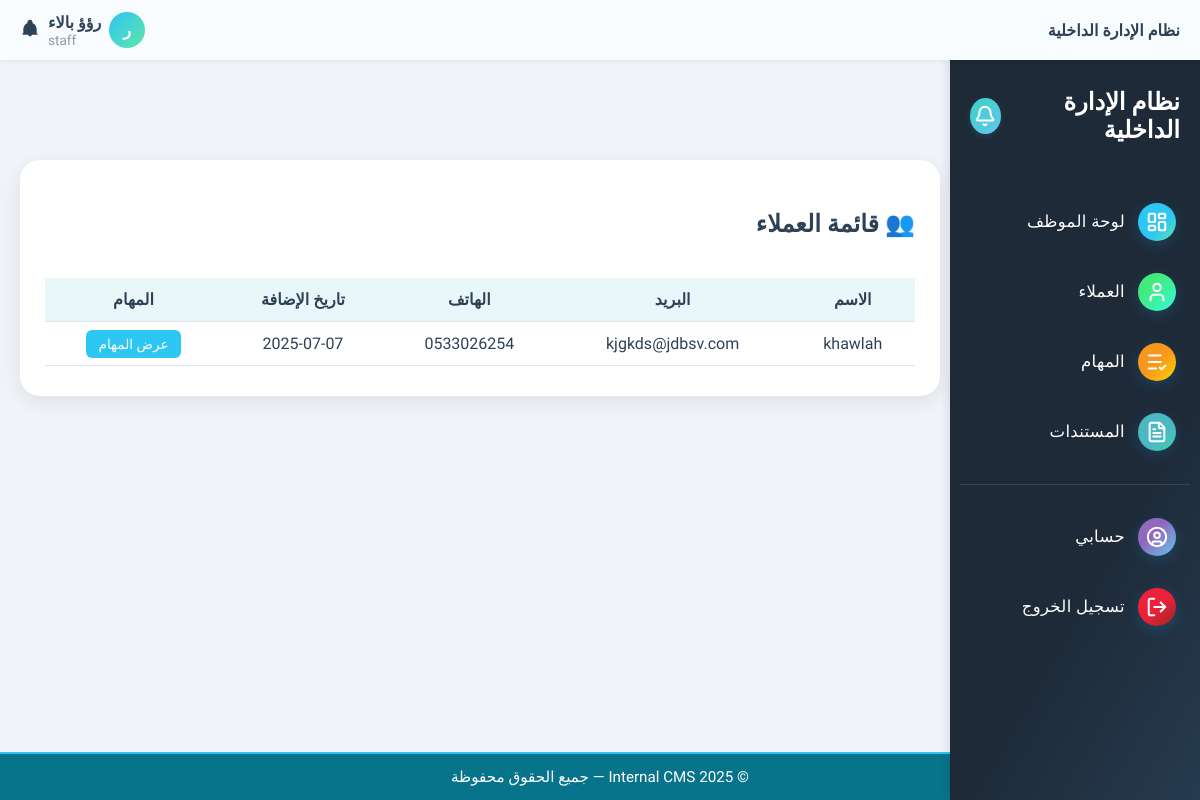
Page /clients/ (signed in) on the committed database.
### core/role.py (models this page shows, shortened)
class Role(models.Model):
    name = models.CharField(max_length=50, unique=True)
    description = models.TextField(blank=True)

### clients/models.py (models this page shows, shortened)
class Client(models.Model):
    name = models.CharField(max_length=255)
    email = models.EmailField(blank=True, null=True)
    phone = models.CharField(max_length=20, blank=True)
    address = models.TextField(blank=True)
    assigned_to = models.ForeignKey(User, on_delete=models.SET_NULL, null=True, blank=True)
    notes = models.TextField(blank=True)
    created_at = models.DateTimeField(auto_now_add=True)
    class Meta:
        verbose_name = 'عميل'
        verbose_name_plural = 'العملاء'

### clients/views.py (the view)
# urls.py: path('', views.client_list, name='client_list'),
@login_required
@role_required(['admin', 'staff'])
def client_list(request):
    user = request.user
    if user.userprofile.role.name == 'admin':
        clients = Client.objects.all()
    else:
        clients = Client.objects.filter(assigned_to=user)
    return render(request, 'clients/list.html', {'clients': clients})

### core/context_processors.py (called while the page is built)
def user_role(request):
    role = None
    if request.user.is_authenticated:
        if hasattr(request.user, 'userprofile'):
            role = request.user.userprofile.role.name
    return {'role': role}

### templates/clients/list.html (shortened to what this page needs)
{% extends 'base.html' %}
{% block content %}
<div class="clients-container">
  <div class="clients-card">
    <div class="header-row">
      <h2>👥 قائمة العملاء</h2>
    </div>
    <table class="clients-table">
      <thead>
        <tr>
          <th>الاسم</th>
          <th>البريد</th>
          <th>الهاتف</th>
          <th>تاريخ الإضافة</th>
          <th>المهام</th>
        </tr>
      </thead>
      <tbody>
        {% for client in clients %}
        <tr>
          <td>{{ client.name }}</td>
          <td>{{ client.email }}</td>
          <td>{{ client.phone }}</td>
          <td>{{ client.created_at|date:"Y-m-d" }}</td>
          <td><a href="{% url 'client_tasks' client.id %}" class="task-btn">عرض المهام</a></td>
        </tr>
        {% empty %}
        <tr>
          <td colspan="5" class="empty-row">لا توجد بيانات عملاء</td>
        </tr>
        {% endfor %}
      </tbody>
    </table>
  </div>
</div>
{% endblock %}

### templates/header.html (shortened to what this page needs)
<div class="header">
  <div class="logo">
    <span class="logo-text">نظام الإدارة الداخلية</span>
  </div>
  <div class="user-section">
    <div class="user-top-row">
      <span class="avatar-circle">{{ request.user.first_name|first|upper }}</span>
<div class="user-dropdown">
  <div class="user-info">
    <span class="user-name">{{ request.user.get_full_name }}</span>
    <div class="user-role">{{ role }}</div>
  </div>
</div>
            <div class="notification-icon">
        <svg viewBox="0 0 24 24">
          <path d="M12 2C10.3 2 9 3.3 9 5v1.1C6.2 7.2 4.3 9.9 4 13v5l-1 1v1h18v-1l-1-1v-5c-.3-3.1-2.2-5.8-5-6.9V5c0-1.7-1.3-3-3-3zm0 20c1.1 0 2-.9 2-2h-4c0 1.1.9 2 2 2z"/>
        </svg>
      </div>
    </div>
  </div>
</div>

### templates/base.html (style rules this page uses)
html, body { height: 100%; margin: 0; padding: 0; overflow-x: hidden; font-family: 'Tajawal', sans-serif; background-color: #F4EFEB; color: #2F4157; display: flex; flex-direction: column; }

### templates/clients/list.html (style rules this page uses)
body { background-color: #F0F4F8; font-family: 'Tajawal', sans-serif; }
.clients-container { display: flex; justify-content: center; padding-top: 80px; padding-bottom: 40px; }
.clients-card { background: #ffffff; padding: 30px 25px; border-radius: 20px; box-shadow: 0 6px 20px rgba(0, 0, 0, 0.08); width: 100%; max-width: 1000px; color: #2F4157; }
.header-row { display: flex; justify-content: space-between; align-items: center; margin-bottom: 20px; }
.clients-table { width: 100%; border-collapse: collapse; }
.clients-table th, .clients-table td { padding: 12px; text-align: center; border-bottom: 1px solid #e0e6ed; }
.clients-table thead { background-color: #EAF7FA; }
.task-btn { background-color: #2EC6F3; color: white; padding: 6px 12px; border-radius: 6px; text-decoration: none; font-size: 0.85rem; }

### templates/header.html (style rules this page uses)
.header { background: #f8fcff; color: #2F4157; height: 60px; padding: 0 20px; font-family: 'Tajawal', sans-serif; display: flex; justify-content: space-between; align-items: center; box-shadow: 0 2px 6px rgba(0,0,0,0.05); direction: rtl; position: fixed; top: 0; left: 0; right: 0; z-index: 1000; }
.logo-text { font-size: 1rem; font-weight: 700; }
.user-section { display: flex; flex-direction: column; align-items: flex-end; gap: 4px; }
.user-top-row { display: flex; align-items: center; gap: 8px; }
.notification-icon svg { width: 20px; height: 20px; fill: #2F4157; cursor: pointer; }
.user-name { font-size: 1rem; font-weight: 700; margin: 0; margin-bottom: 0rem; color: #2F4157; }
.avatar-circle { display: flex; align-items: center; justify-content: center; width: 36px; height: 36px; border-radius: 50%; background: linear-gradient(135deg, #2EC6F3, #5DE6A9); color: #fff; font-size: 1rem; font-weight: bold; }
.user-info { display: flex; flex-direction: column; align-items: flex-end; text-align: right; }
.user-role { font-size: 0.85rem; margin: 0; margin-top: 0rem; text-align: right; color: #8c9aa9; }
.user-dropdown { position: relative; display: inline-block; }
.user-info { display: flex; flex-direction: column; align-items: flex-end; cursor: pointer; }

### rows in the picture
Role: name "staff"
Client: name "khawlah", email "kjgkds@jdbsv.com", phone "0533026254", created_at "2025-07-07"

### other values in the picture
{{ request.user.first_name|first|upper }} "ر"
{{ request.user.get_full_name }} "رؤؤ بالاء"
